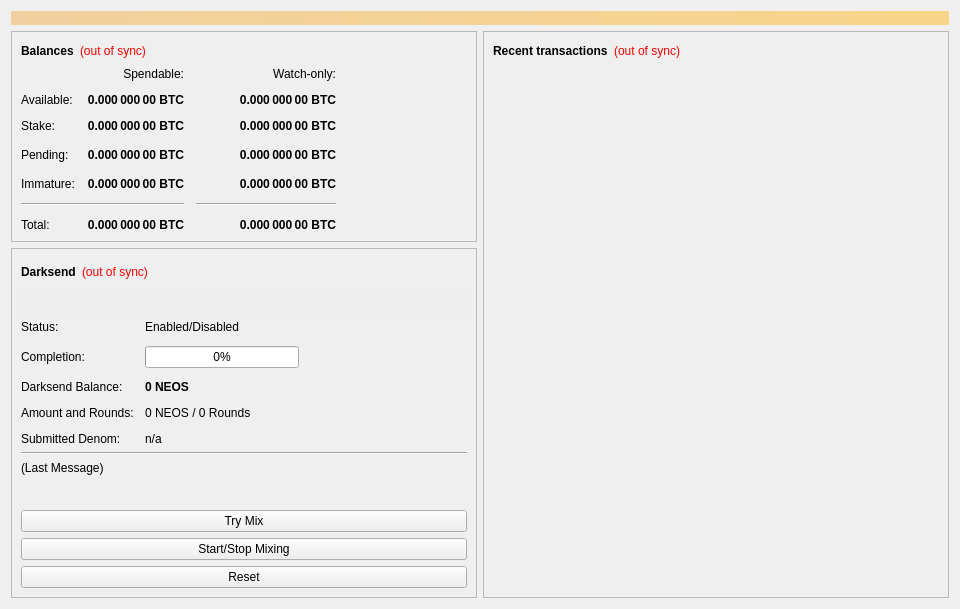
<?xml version="1.0" encoding="UTF-8"?>
<ui version="4.0">
 <class>OverviewPage</class>
 <widget class="QWidget" name="OverviewPage">
  <property name="geometry">
   <rect>
    <x>0</x>
    <y>0</y>
    <width>960</width>
    <height>594</height>
   </rect>
  </property>
  <property name="minimumSize">
   <size>
    <width>960</width>
    <height>0</height>
   </size>
  </property>
  <property name="windowTitle">
   <string>Form</string>
  </property>
  <layout class="QVBoxLayout" name="topLayout">
   <item>
    <widget class="QLabel" name="labelAlerts">
     <property name="visible">
      <bool>false</bool>
     </property>
     <property name="styleSheet">
      <string notr="true">background-color: qlineargradient(x1: 0, y1: 0, x2: 1, y2: 0, stop:0 #F0D0A0, stop:1 #F8D488); color:#000000;</string>
     </property>
     <property name="wordWrap">
      <bool>true</bool>
     </property>
     <property name="margin">
      <number>3</number>
     </property>
    </widget>
   </item>
   <item>
    <layout class="QHBoxLayout" name="horizontalLayout" stretch="1,1">
     <item>
      <layout class="QVBoxLayout" name="verticalLayout_2">
       <item>
        <widget class="QFrame" name="frame">
         <property name="frameShape">
          <enum>QFrame::StyledPanel</enum>
         </property>
         <property name="frameShadow">
          <enum>QFrame::Raised</enum>
         </property>
         <layout class="QVBoxLayout" name="verticalLayout_4">
          <item>
           <layout class="QHBoxLayout" name="horizontalLayout_4">
            <item>
             <widget class="QLabel" name="label_5">
              <property name="font">
               <font>
                <weight>75</weight>
                <bold>true</bold>
               </font>
              </property>
              <property name="text">
               <string>Balances</string>
              </property>
             </widget>
            </item>
            <item>
             <widget class="QLabel" name="labelWalletStatus">
              <property name="cursor">
               <cursorShape>WhatsThisCursor</cursorShape>
              </property>
              <property name="toolTip">
               <string>The displayed information may be out of date. Your wallet automatically synchronizes with the NeosCoin network after a connection is established, but this process has not completed yet.</string>
              </property>
              <property name="styleSheet">
               <string notr="true">QLabel { color: red; }</string>
              </property>
              <property name="text">
               <string notr="true">(out of sync)</string>
              </property>
              <property name="alignment">
               <set>Qt::AlignLeading|Qt::AlignLeft|Qt::AlignVCenter</set>
              </property>
             </widget>
            </item>
            <item>
             <spacer name="horizontalSpacer_3">
              <property name="orientation">
               <enum>Qt::Horizontal</enum>
              </property>
              <property name="sizeHint" stdset="0">
               <size>
                <width>40</width>
                <height>20</height>
               </size>
              </property>
             </spacer>
            </item>
           </layout>
          </item>
          <item>
           <layout class="QGridLayout" name="gridLayout">
            <property name="spacing">
             <number>12</number>
            </property>
            <item row="3" column="2">
             <widget class="QLabel" name="labelWatchPending">
              <property name="font">
               <font>
                <weight>75</weight>
                <bold>true</bold>
               </font>
              </property>
              <property name="cursor">
               <cursorShape>IBeamCursor</cursorShape>
              </property>
              <property name="toolTip">
               <string>Unconfirmed transactions to watch-only addresses</string>
              </property>
              <property name="text">
               <string notr="true">0.000 000 00 BTC</string>
              </property>
              <property name="alignment">
               <set>Qt::AlignRight|Qt::AlignTrailing|Qt::AlignVCenter</set>
              </property>
              <property name="textInteractionFlags">
               <set>Qt::LinksAccessibleByMouse|Qt::TextSelectableByKeyboard|Qt::TextSelectableByMouse</set>
              </property>
             </widget>
            </item>
            <item row="3" column="1">
             <widget class="QLabel" name="labelUnconfirmed">
              <property name="font">
               <font>
                <weight>75</weight>
                <bold>true</bold>
               </font>
              </property>
              <property name="cursor">
               <cursorShape>IBeamCursor</cursorShape>
              </property>
              <property name="toolTip">
               <string>Total of transactions that have yet to be confirmed, and do not yet count toward the spendable balance</string>
              </property>
              <property name="text">
               <string notr="true">0.000 000 00 BTC</string>
              </property>
              <property name="alignment">
               <set>Qt::AlignRight|Qt::AlignTrailing|Qt::AlignVCenter</set>
              </property>
              <property name="textInteractionFlags">
               <set>Qt::LinksAccessibleByMouse|Qt::TextSelectableByKeyboard|Qt::TextSelectableByMouse</set>
              </property>
             </widget>
            </item>
            <item row="4" column="2">
             <widget class="QLabel" name="labelWatchImmature">
              <property name="font">
               <font>
                <weight>75</weight>
                <bold>true</bold>
               </font>
              </property>
              <property name="cursor">
               <cursorShape>IBeamCursor</cursorShape>
              </property>
              <property name="toolTip">
               <string>Mined balance in watch-only addresses that has not yet matured</string>
              </property>
              <property name="text">
               <string notr="true">0.000 000 00 BTC</string>
              </property>
              <property name="alignment">
               <set>Qt::AlignRight|Qt::AlignTrailing|Qt::AlignVCenter</set>
              </property>
              <property name="textInteractionFlags">
               <set>Qt::LinksAccessibleByMouse|Qt::TextSelectableByKeyboard|Qt::TextSelectableByMouse</set>
              </property>
             </widget>
            </item>
            <item row="5" column="0" colspan="2">
             <widget class="Line" name="lineSpendableBalance">
              <property name="orientation">
               <enum>Qt::Horizontal</enum>
              </property>
             </widget>
            </item>
            <item row="5" column="2">
             <widget class="Line" name="lineWatchBalance">
              <property name="sizePolicy">
               <sizepolicy hsizetype="Preferred" vsizetype="Fixed">
                <horstretch>0</horstretch>
                <verstretch>0</verstretch>
               </sizepolicy>
              </property>
              <property name="minimumSize">
               <size>
                <width>140</width>
                <height>0</height>
               </size>
              </property>
              <property name="orientation">
               <enum>Qt::Horizontal</enum>
              </property>
             </widget>
            </item>
            <item row="6" column="0">
             <widget class="QLabel" name="labelTotalText">
              <property name="text">
               <string>Total:</string>
              </property>
             </widget>
            </item>
            <item row="4" column="1">
             <widget class="QLabel" name="labelImmature">
              <property name="font">
               <font>
                <weight>75</weight>
                <bold>true</bold>
               </font>
              </property>
              <property name="cursor">
               <cursorShape>IBeamCursor</cursorShape>
              </property>
              <property name="toolTip">
               <string>Mined balance that has not yet matured</string>
              </property>
              <property name="text">
               <string notr="true">0.000 000 00 BTC</string>
              </property>
              <property name="alignment">
               <set>Qt::AlignRight|Qt::AlignTrailing|Qt::AlignVCenter</set>
              </property>
              <property name="textInteractionFlags">
               <set>Qt::LinksAccessibleByMouse|Qt::TextSelectableByKeyboard|Qt::TextSelectableByMouse</set>
              </property>
             </widget>
            </item>
            <item row="3" column="3">
             <spacer name="horizontalSpacer_2">
              <property name="orientation">
               <enum>Qt::Horizontal</enum>
              </property>
              <property name="sizeHint" stdset="0">
               <size>
                <width>40</width>
                <height>20</height>
               </size>
              </property>
             </spacer>
            </item>
            <item row="4" column="0">
             <widget class="QLabel" name="labelImmatureText">
              <property name="text">
               <string>Immature:</string>
              </property>
             </widget>
            </item>
            <item row="6" column="1">
             <widget class="QLabel" name="labelTotal">
              <property name="font">
               <font>
                <weight>75</weight>
                <bold>true</bold>
               </font>
              </property>
              <property name="cursor">
               <cursorShape>IBeamCursor</cursorShape>
              </property>
              <property name="toolTip">
               <string>Your current total balance</string>
              </property>
              <property name="text">
               <string notr="true">0.000 000 00 BTC</string>
              </property>
              <property name="alignment">
               <set>Qt::AlignRight|Qt::AlignTrailing|Qt::AlignVCenter</set>
              </property>
              <property name="textInteractionFlags">
               <set>Qt::LinksAccessibleByMouse|Qt::TextSelectableByKeyboard|Qt::TextSelectableByMouse</set>
              </property>
             </widget>
            </item>
            <item row="6" column="2">
             <widget class="QLabel" name="labelWatchTotal">
              <property name="font">
               <font>
                <weight>75</weight>
                <bold>true</bold>
               </font>
              </property>
              <property name="cursor">
               <cursorShape>IBeamCursor</cursorShape>
              </property>
              <property name="toolTip">
               <string>Current total balance in watch-only addresses</string>
              </property>
              <property name="text">
               <string notr="true">0.000 000 00 BTC</string>
              </property>
              <property name="alignment">
               <set>Qt::AlignRight|Qt::AlignTrailing|Qt::AlignVCenter</set>
              </property>
              <property name="textInteractionFlags">
               <set>Qt::LinksAccessibleByMouse|Qt::TextSelectableByKeyboard|Qt::TextSelectableByMouse</set>
              </property>
             </widget>
            </item>
            <item row="0" column="2">
             <widget class="QLabel" name="labelWatchonly">
              <property name="text">
               <string>Watch-only:</string>
              </property>
              <property name="alignment">
               <set>Qt::AlignRight|Qt::AlignTrailing|Qt::AlignVCenter</set>
              </property>
             </widget>
            </item>
            <item row="1" column="0">
             <widget class="QLabel" name="labelBalanceText">
              <property name="text">
               <string>Available:</string>
              </property>
             </widget>
            </item>
            <item row="1" column="1">
             <widget class="QLabel" name="labelBalance">
              <property name="font">
               <font>
                <weight>75</weight>
                <bold>true</bold>
               </font>
              </property>
              <property name="cursor">
               <cursorShape>IBeamCursor</cursorShape>
              </property>
              <property name="toolTip">
               <string>Your current spendable balance</string>
              </property>
              <property name="text">
               <string notr="true">0.000 000 00 BTC</string>
              </property>
              <property name="alignment">
               <set>Qt::AlignRight|Qt::AlignTrailing|Qt::AlignVCenter</set>
              </property>
              <property name="textInteractionFlags">
               <set>Qt::LinksAccessibleByMouse|Qt::TextSelectableByKeyboard|Qt::TextSelectableByMouse</set>
              </property>
             </widget>
            </item>
            <item row="2" column="0">
             <widget class="QLabel" name="label_10">
              <property name="text">
               <string>Stake:</string>
              </property>
             </widget>
            </item>
            <item row="2" column="1">
             <widget class="QLabel" name="labelStake">
              <property name="font">
               <font>
                <weight>75</weight>
                <bold>true</bold>
               </font>
              </property>
              <property name="cursor">
               <cursorShape>IBeamCursor</cursorShape>
              </property>
              <property name="toolTip">
               <string>Total of coins that was staked, and do not yet count toward the current balance</string>
              </property>
              <property name="text">
               <string notr="true">0.000 000 00 BTC</string>
              </property>
              <property name="alignment">
               <set>Qt::AlignRight|Qt::AlignTrailing|Qt::AlignVCenter</set>
              </property>
              <property name="textInteractionFlags">
               <set>Qt::LinksAccessibleByMouse|Qt::TextSelectableByKeyboard|Qt::TextSelectableByMouse</set>
              </property>
             </widget>
            </item>
            <item row="2" column="2">
             <widget class="QLabel" name="labelWatchStake">
              <property name="font">
               <font>
                <weight>75</weight>
                <bold>true</bold>
               </font>
              </property>
              <property name="cursor">
               <cursorShape>IBeamCursor</cursorShape>
              </property>
              <property name="toolTip">
               <string>Total of coins that was staked in watch-only addresses, and do not yet count toward the current watch-only balance</string>
              </property>
              <property name="text">
               <string notr="true">0.000 000 00 BTC</string>
              </property>
              <property name="alignment">
               <set>Qt::AlignRight|Qt::AlignTrailing|Qt::AlignVCenter</set>
              </property>
              <property name="textInteractionFlags">
               <set>Qt::LinksAccessibleByMouse|Qt::TextSelectableByKeyboard|Qt::TextSelectableByMouse</set>
              </property>
             </widget>
            </item>
            <item row="1" column="2">
             <widget class="QLabel" name="labelWatchAvailable">
              <property name="font">
               <font>
                <weight>75</weight>
                <bold>true</bold>
               </font>
              </property>
              <property name="cursor">
               <cursorShape>IBeamCursor</cursorShape>
              </property>
              <property name="toolTip">
               <string>Your current balance in watch-only addresses</string>
              </property>
              <property name="text">
               <string notr="true">0.000 000 00 BTC</string>
              </property>
              <property name="alignment">
               <set>Qt::AlignRight|Qt::AlignTrailing|Qt::AlignVCenter</set>
              </property>
              <property name="textInteractionFlags">
               <set>Qt::LinksAccessibleByMouse|Qt::TextSelectableByKeyboard|Qt::TextSelectableByMouse</set>
              </property>
             </widget>
            </item>
            <item row="3" column="0">
             <widget class="QLabel" name="labelPendingText">
              <property name="text">
               <string>Pending:</string>
              </property>
             </widget>
            </item>
            <item row="0" column="1">
             <widget class="QLabel" name="labelSpendable">
              <property name="text">
               <string>Spendable:</string>
              </property>
              <property name="alignment">
               <set>Qt::AlignRight|Qt::AlignTrailing|Qt::AlignVCenter</set>
              </property>
             </widget>
            </item>
           </layout>
          </item>
         </layout>
        </widget>
       </item>
       <item>
        <widget class="QFrame" name="frameDarksend">
         <property name="sizePolicy">
          <sizepolicy hsizetype="Expanding" vsizetype="Expanding">
           <horstretch>0</horstretch>
           <verstretch>0</verstretch>
          </sizepolicy>
         </property>
         <property name="minimumSize">
          <size>
           <width>0</width>
           <height>350</height>
          </size>
         </property>
         <property name="layoutDirection">
          <enum>Qt::LeftToRight</enum>
         </property>
         <property name="frameShape">
          <enum>QFrame::StyledPanel</enum>
         </property>
         <property name="frameShadow">
          <enum>QFrame::Raised</enum>
         </property>
         <layout class="QVBoxLayout" name="verticalLayout_5">
          <item>
           <layout class="QHBoxLayout" name="horizontalLayout_5">
            <item>
             <widget class="QLabel" name="label_2">
              <property name="font">
               <font>
                <weight>75</weight>
                <bold>true</bold>
               </font>
              </property>
              <property name="text">
               <string>Darksend</string>
              </property>
             </widget>
            </item>
            <item>
             <widget class="QLabel" name="labelDarksendSyncStatus">
              <property name="toolTip">
               <string>The displayed information may be out of date. Your wallet automatically synchronizes with the NeosCoin network after a connection is established, but this process has not completed yet.</string>
              </property>
              <property name="styleSheet">
               <string notr="true">QLabel { color: red; }</string>
              </property>
              <property name="text">
               <string notr="true">(out of sync)</string>
              </property>
              <property name="alignment">
               <set>Qt::AlignLeading|Qt::AlignLeft|Qt::AlignVCenter</set>
              </property>
             </widget>
            </item>
            <item>
             <spacer name="horizontalSpacer_4">
              <property name="orientation">
               <enum>Qt::Horizontal</enum>
              </property>
              <property name="sizeHint" stdset="0">
               <size>
                <width>40</width>
                <height>20</height>
               </size>
              </property>
             </spacer>
            </item>
           </layout>
          </item>
          <item>
           <widget class="QPushButton" name="runAutoDenom">
            <property name="palette">
             <palette>
              <active>
               <colorrole role="WindowText">
                <brush brushstyle="SolidPattern">
                 <color alpha="255">
                  <red>0</red>
                  <green>0</green>
                  <blue>0</blue>
                 </color>
                </brush>
               </colorrole>
               <colorrole role="Button">
                <brush brushstyle="SolidPattern">
                 <color alpha="255">
                  <red>239</red>
                  <green>238</green>
                  <blue>238</blue>
                 </color>
                </brush>
               </colorrole>
               <colorrole role="Light">
                <brush brushstyle="SolidPattern">
                 <color alpha="255">
                  <red>255</red>
                  <green>255</green>
                  <blue>255</blue>
                 </color>
                </brush>
               </colorrole>
               <colorrole role="Midlight">
                <brush brushstyle="SolidPattern">
                 <color alpha="255">
                  <red>247</red>
                  <green>246</green>
                  <blue>246</blue>
                 </color>
                </brush>
               </colorrole>
               <colorrole role="Dark">
                <brush brushstyle="SolidPattern">
                 <color alpha="255">
                  <red>119</red>
                  <green>119</green>
                  <blue>119</blue>
                 </color>
                </brush>
               </colorrole>
               <colorrole role="Mid">
                <brush brushstyle="SolidPattern">
                 <color alpha="255">
                  <red>159</red>
                  <green>159</green>
                  <blue>159</blue>
                 </color>
                </brush>
               </colorrole>
               <colorrole role="Text">
                <brush brushstyle="SolidPattern">
                 <color alpha="255">
                  <red>0</red>
                  <green>0</green>
                  <blue>0</blue>
                 </color>
                </brush>
               </colorrole>
               <colorrole role="BrightText">
                <brush brushstyle="SolidPattern">
                 <color alpha="255">
                  <red>255</red>
                  <green>255</green>
                  <blue>255</blue>
                 </color>
                </brush>
               </colorrole>
               <colorrole role="ButtonText">
                <brush brushstyle="SolidPattern">
                 <color alpha="255">
                  <red>0</red>
                  <green>0</green>
                  <blue>0</blue>
                 </color>
                </brush>
               </colorrole>
               <colorrole role="Base">
                <brush brushstyle="SolidPattern">
                 <color alpha="255">
                  <red>255</red>
                  <green>255</green>
                  <blue>255</blue>
                 </color>
                </brush>
               </colorrole>
               <colorrole role="Window">
                <brush brushstyle="SolidPattern">
                 <color alpha="255">
                  <red>239</red>
                  <green>238</green>
                  <blue>238</blue>
                 </color>
                </brush>
               </colorrole>
               <colorrole role="Shadow">
                <brush brushstyle="SolidPattern">
                 <color alpha="255">
                  <red>0</red>
                  <green>0</green>
                  <blue>0</blue>
                 </color>
                </brush>
               </colorrole>
               <colorrole role="AlternateBase">
                <brush brushstyle="SolidPattern">
                 <color alpha="255">
                  <red>247</red>
                  <green>246</green>
                  <blue>246</blue>
                 </color>
                </brush>
               </colorrole>
               <colorrole role="ToolTipBase">
                <brush brushstyle="SolidPattern">
                 <color alpha="255">
                  <red>255</red>
                  <green>255</green>
                  <blue>220</blue>
                 </color>
                </brush>
               </colorrole>
               <colorrole role="ToolTipText">
                <brush brushstyle="SolidPattern">
                 <color alpha="255">
                  <red>0</red>
                  <green>0</green>
                  <blue>0</blue>
                 </color>
                </brush>
               </colorrole>
              </active>
              <inactive>
               <colorrole role="WindowText">
                <brush brushstyle="SolidPattern">
                 <color alpha="255">
                  <red>0</red>
                  <green>0</green>
                  <blue>0</blue>
                 </color>
                </brush>
               </colorrole>
               <colorrole role="Button">
                <brush brushstyle="SolidPattern">
                 <color alpha="255">
                  <red>239</red>
                  <green>238</green>
                  <blue>238</blue>
                 </color>
                </brush>
               </colorrole>
               <colorrole role="Light">
                <brush brushstyle="SolidPattern">
                 <color alpha="255">
                  <red>255</red>
                  <green>255</green>
                  <blue>255</blue>
                 </color>
                </brush>
               </colorrole>
               <colorrole role="Midlight">
                <brush brushstyle="SolidPattern">
                 <color alpha="255">
                  <red>247</red>
                  <green>246</green>
                  <blue>246</blue>
                 </color>
                </brush>
               </colorrole>
               <colorrole role="Dark">
                <brush brushstyle="SolidPattern">
                 <color alpha="255">
                  <red>119</red>
                  <green>119</green>
                  <blue>119</blue>
                 </color>
                </brush>
               </colorrole>
               <colorrole role="Mid">
                <brush brushstyle="SolidPattern">
                 <color alpha="255">
                  <red>159</red>
                  <green>159</green>
                  <blue>159</blue>
                 </color>
                </brush>
               </colorrole>
               <colorrole role="Text">
                <brush brushstyle="SolidPattern">
                 <color alpha="255">
                  <red>0</red>
                  <green>0</green>
                  <blue>0</blue>
                 </color>
                </brush>
               </colorrole>
               <colorrole role="BrightText">
                <brush brushstyle="SolidPattern">
                 <color alpha="255">
                  <red>255</red>
                  <green>255</green>
                  <blue>255</blue>
                 </color>
                </brush>
               </colorrole>
               <colorrole role="ButtonText">
                <brush brushstyle="SolidPattern">
                 <color alpha="255">
                  <red>0</red>
                  <green>0</green>
                  <blue>0</blue>
                 </color>
                </brush>
               </colorrole>
               <colorrole role="Base">
                <brush brushstyle="SolidPattern">
                 <color alpha="255">
                  <red>255</red>
                  <green>255</green>
                  <blue>255</blue>
                 </color>
                </brush>
               </colorrole>
               <colorrole role="Window">
                <brush brushstyle="SolidPattern">
                 <color alpha="255">
                  <red>239</red>
                  <green>238</green>
                  <blue>238</blue>
                 </color>
                </brush>
               </colorrole>
               <colorrole role="Shadow">
                <brush brushstyle="SolidPattern">
                 <color alpha="255">
                  <red>0</red>
                  <green>0</green>
                  <blue>0</blue>
                 </color>
                </brush>
               </colorrole>
               <colorrole role="AlternateBase">
                <brush brushstyle="SolidPattern">
                 <color alpha="255">
                  <red>247</red>
                  <green>246</green>
                  <blue>246</blue>
                 </color>
                </brush>
               </colorrole>
               <colorrole role="ToolTipBase">
                <brush brushstyle="SolidPattern">
                 <color alpha="255">
                  <red>255</red>
                  <green>255</green>
                  <blue>220</blue>
                 </color>
                </brush>
               </colorrole>
               <colorrole role="ToolTipText">
                <brush brushstyle="SolidPattern">
                 <color alpha="255">
                  <red>0</red>
                  <green>0</green>
                  <blue>0</blue>
                 </color>
                </brush>
               </colorrole>
              </inactive>
              <disabled>
               <colorrole role="WindowText">
                <brush brushstyle="SolidPattern">
                 <color alpha="255">
                  <red>119</red>
                  <green>119</green>
                  <blue>119</blue>
                 </color>
                </brush>
               </colorrole>
               <colorrole role="Button">
                <brush brushstyle="SolidPattern">
                 <color alpha="255">
                  <red>239</red>
                  <green>238</green>
                  <blue>238</blue>
                 </color>
                </brush>
               </colorrole>
               <colorrole role="Light">
                <brush brushstyle="SolidPattern">
                 <color alpha="255">
                  <red>255</red>
                  <green>255</green>
                  <blue>255</blue>
                 </color>
                </brush>
               </colorrole>
               <colorrole role="Midlight">
                <brush brushstyle="SolidPattern">
                 <color alpha="255">
                  <red>247</red>
                  <green>246</green>
                  <blue>246</blue>
                 </color>
                </brush>
               </colorrole>
               <colorrole role="Dark">
                <brush brushstyle="SolidPattern">
                 <color alpha="255">
                  <red>119</red>
                  <green>119</green>
                  <blue>119</blue>
                 </color>
                </brush>
               </colorrole>
               <colorrole role="Mid">
                <brush brushstyle="SolidPattern">
                 <color alpha="255">
                  <red>159</red>
                  <green>159</green>
                  <blue>159</blue>
                 </color>
                </brush>
               </colorrole>
               <colorrole role="Text">
                <brush brushstyle="SolidPattern">
                 <color alpha="255">
                  <red>119</red>
                  <green>119</green>
                  <blue>119</blue>
                 </color>
                </brush>
               </colorrole>
               <colorrole role="BrightText">
                <brush brushstyle="SolidPattern">
                 <color alpha="255">
                  <red>255</red>
                  <green>255</green>
                  <blue>255</blue>
                 </color>
                </brush>
               </colorrole>
               <colorrole role="ButtonText">
                <brush brushstyle="SolidPattern">
                 <color alpha="255">
                  <red>119</red>
                  <green>119</green>
                  <blue>119</blue>
                 </color>
                </brush>
               </colorrole>
               <colorrole role="Base">
                <brush brushstyle="SolidPattern">
                 <color alpha="255">
                  <red>239</red>
                  <green>238</green>
                  <blue>238</blue>
                 </color>
                </brush>
               </colorrole>
               <colorrole role="Window">
                <brush brushstyle="SolidPattern">
                 <color alpha="255">
                  <red>239</red>
                  <green>238</green>
                  <blue>238</blue>
                 </color>
                </brush>
               </colorrole>
               <colorrole role="Shadow">
                <brush brushstyle="SolidPattern">
                 <color alpha="255">
                  <red>0</red>
                  <green>0</green>
                  <blue>0</blue>
                 </color>
                </brush>
               </colorrole>
               <colorrole role="AlternateBase">
                <brush brushstyle="SolidPattern">
                 <color alpha="255">
                  <red>239</red>
                  <green>238</green>
                  <blue>238</blue>
                 </color>
                </brush>
               </colorrole>
               <colorrole role="ToolTipBase">
                <brush brushstyle="SolidPattern">
                 <color alpha="255">
                  <red>255</red>
                  <green>255</green>
                  <blue>220</blue>
                 </color>
                </brush>
               </colorrole>
               <colorrole role="ToolTipText">
                <brush brushstyle="SolidPattern">
                 <color alpha="255">
                  <red>0</red>
                  <green>0</green>
                  <blue>0</blue>
                 </color>
                </brush>
               </colorrole>
              </disabled>
             </palette>
            </property>
            <property name="focusPolicy">
             <enum>Qt::NoFocus</enum>
            </property>
            <property name="autoFillBackground">
             <bool>true</bool>
            </property>
            <property name="text">
             <string/>
            </property>
            <property name="flat">
             <bool>true</bool>
            </property>
           </widget>
          </item>
          <item>
           <layout class="QFormLayout" name="formLayout">
            <property name="fieldGrowthPolicy">
             <enum>QFormLayout::AllNonFixedFieldsGrow</enum>
            </property>
            <property name="horizontalSpacing">
             <number>11</number>
            </property>
            <property name="verticalSpacing">
             <number>12</number>
            </property>
            <item row="0" column="0">
             <widget class="QLabel" name="label_6">
              <property name="text">
               <string>Status:</string>
              </property>
             </widget>
            </item>
            <item row="1" column="0">
             <widget class="QLabel" name="label_7">
              <property name="text">
               <string>Completion:</string>
              </property>
             </widget>
            </item>
            <item row="1" column="1">
             <widget class="QProgressBar" name="darksendProgress">
              <property name="maximumSize">
               <size>
                <width>154</width>
                <height>16777215</height>
               </size>
              </property>
              <property name="value">
               <number>0</number>
              </property>
             </widget>
            </item>
            <item row="3" column="0">
             <widget class="QLabel" name="labelAnonymizedText">
              <property name="text">
               <string>Darksend Balance:</string>
              </property>
             </widget>
            </item>
            <item row="3" column="1">
             <widget class="QLabel" name="labelAnonymized">
              <property name="font">
               <font>
                <weight>75</weight>
                <bold>true</bold>
               </font>
              </property>
              <property name="text">
               <string notr="true">0 NEOS</string>
              </property>
             </widget>
            </item>
            <item row="4" column="0">
             <widget class="QLabel" name="label_8">
              <property name="text">
               <string>Amount and Rounds:</string>
              </property>
             </widget>
            </item>
            <item row="4" column="1">
             <widget class="QLabel" name="labelAmountRounds">
              <property name="text">
               <string>0 NEOS / 0 Rounds</string>
              </property>
             </widget>
            </item>
            <item row="5" column="0">
             <widget class="QLabel" name="label_9">
              <property name="text">
               <string>Submitted Denom:</string>
              </property>
             </widget>
            </item>
            <item row="5" column="1">
             <widget class="QLabel" name="labelSubmittedDenom">
              <property name="toolTip">
               <string>The denominations you submitted to the Masternode.&lt;br&gt;To mix, other users must submit the exact same denominations.</string>
              </property>
              <property name="text">
               <string>n/a</string>
              </property>
             </widget>
            </item>
            <item row="0" column="1">
             <widget class="QLabel" name="darksendEnabled">
              <property name="text">
               <string>Enabled/Disabled</string>
              </property>
             </widget>
            </item>
           </layout>
          </item>
          <item>
           <widget class="Line" name="lineLastMessage">
            <property name="orientation">
             <enum>Qt::Horizontal</enum>
            </property>
           </widget>
          </item>
          <item>
           <widget class="QLabel" name="darksendStatus">
            <property name="minimumSize">
             <size>
              <width>288</width>
              <height>43</height>
             </size>
            </property>
            <property name="text">
             <string>(Last Message)</string>
            </property>
            <property name="alignment">
             <set>Qt::AlignLeading|Qt::AlignLeft|Qt::AlignTop</set>
            </property>
            <property name="wordWrap">
             <bool>true</bool>
            </property>
           </widget>
          </item>
          <item>
           <widget class="QPushButton" name="darksendAuto">
            <property name="sizePolicy">
             <sizepolicy hsizetype="MinimumExpanding" vsizetype="Fixed">
              <horstretch>0</horstretch>
              <verstretch>0</verstretch>
             </sizepolicy>
            </property>
            <property name="toolTip">
             <string>Try to manually submit a Darksend request.</string>
            </property>
            <property name="text">
             <string>Try Mix</string>
            </property>
           </widget>
          </item>
          <item>
           <widget class="QPushButton" name="toggleDarksend">
            <property name="sizePolicy">
             <sizepolicy hsizetype="MinimumExpanding" vsizetype="Fixed">
              <horstretch>0</horstretch>
              <verstretch>0</verstretch>
             </sizepolicy>
            </property>
            <property name="text">
             <string>Start/Stop Mixing</string>
            </property>
           </widget>
          </item>
          <item>
           <widget class="QPushButton" name="darksendReset">
            <property name="sizePolicy">
             <sizepolicy hsizetype="MinimumExpanding" vsizetype="Fixed">
              <horstretch>0</horstretch>
              <verstretch>0</verstretch>
             </sizepolicy>
            </property>
            <property name="toolTip">
             <string>Reset the current status of Darksend (can interrupt Darksend if it's in the process of Mixing, which can cost you money!)</string>
            </property>
            <property name="autoFillBackground">
             <bool>false</bool>
            </property>
            <property name="text">
             <string>Reset</string>
            </property>
           </widget>
          </item>
         </layout>
        </widget>
       </item>
       <item>
        <spacer name="verticalSpacer">
         <property name="orientation">
          <enum>Qt::Vertical</enum>
         </property>
         <property name="sizeHint" stdset="0">
          <size>
           <width>20</width>
           <height>40</height>
          </size>
         </property>
        </spacer>
       </item>
      </layout>
     </item>
     <item>
      <layout class="QVBoxLayout" name="verticalLayout_3">
       <item>
        <widget class="QFrame" name="frame_2">
         <property name="frameShape">
          <enum>QFrame::StyledPanel</enum>
         </property>
         <property name="frameShadow">
          <enum>QFrame::Raised</enum>
         </property>
         <layout class="QVBoxLayout" name="verticalLayout">
          <item>
           <layout class="QHBoxLayout" name="horizontalLayout_2">
            <item>
             <widget class="QLabel" name="label_4">
              <property name="font">
               <font>
                <weight>75</weight>
                <bold>true</bold>
               </font>
              </property>
              <property name="text">
               <string>Recent transactions</string>
              </property>
             </widget>
            </item>
            <item>
             <widget class="QLabel" name="labelTransactionsStatus">
              <property name="cursor">
               <cursorShape>WhatsThisCursor</cursorShape>
              </property>
              <property name="toolTip">
               <string>The displayed information may be out of date. Your wallet automatically synchronizes with the NeosCoin network after a connection is established, but this process has not completed yet.</string>
              </property>
              <property name="styleSheet">
               <string notr="true">QLabel { color: red; }</string>
              </property>
              <property name="text">
               <string notr="true">(out of sync)</string>
              </property>
              <property name="alignment">
               <set>Qt::AlignRight|Qt::AlignTrailing|Qt::AlignVCenter</set>
              </property>
             </widget>
            </item>
            <item>
             <spacer name="horizontalSpacer">
              <property name="orientation">
               <enum>Qt::Horizontal</enum>
              </property>
              <property name="sizeHint" stdset="0">
               <size>
                <width>40</width>
                <height>20</height>
               </size>
              </property>
             </spacer>
            </item>
           </layout>
          </item>
          <item>
           <widget class="QListView" name="listTransactions">
            <property name="styleSheet">
             <string notr="true">QListView { background: transparent; }</string>
            </property>
            <property name="frameShape">
             <enum>QFrame::NoFrame</enum>
            </property>
            <property name="verticalScrollBarPolicy">
             <enum>Qt::ScrollBarAlwaysOff</enum>
            </property>
            <property name="horizontalScrollBarPolicy">
             <enum>Qt::ScrollBarAlwaysOff</enum>
            </property>
            <property name="selectionMode">
             <enum>QAbstractItemView::NoSelection</enum>
            </property>
           </widget>
          </item>
         </layout>
        </widget>
       </item>
      </layout>
     </item>
    </layout>
   </item>
  </layout>
 </widget>
 <resources/>
 <connections/>
</ui>
